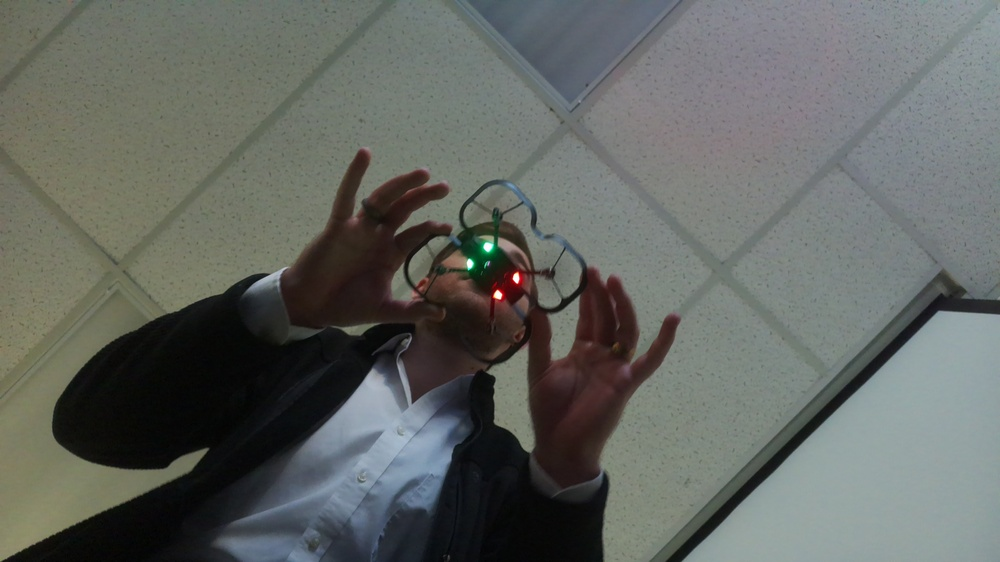
#> input picture tests/opencv_test/bottom.jpg, 1000 x 562 px, shrunk from 4608 x 2592 before the run
$ python hsvtuner.py bottom.jpg
#> lines starting #> are read from the running program, lines starting #| are printed output that depends on the picture; after the words box and inside, x2 and y2 are one past the last pixel; in counts of white or black regions, pixels touching at a corner belong together
#!/usr/bin/env python3
import cv2
import numpy as np
import sys

# Load image
if len(sys.argv) < 2:
    print("Usage: python hsv_tuner.py <image_path>")
    sys.exit(1)

image_path = sys.argv[1]
frame = cv2.imread(image_path)
#> frame is the input picture: shape (562, 1000, 3); mean B, G, R 98.4, 102.7, 99

if frame is None:
    print(f"Error: Could not load image '{image_path}'")
    sys.exit(1)

hsv = cv2.cvtColor(frame, cv2.COLOR_BGR2HSV)
#> hsv: shape (562, 1000, 3); mean H, S, V 67, 38.4, 106.2

# Create windows
cv2.namedWindow('Original')
cv2.namedWindow('Mask')
cv2.namedWindow('HSV Tuner')

# Default values (pale green/cyan)
def nothing(x):
    pass

cv2.createTrackbar('H Min', 'HSV Tuner', 40, 180, nothing)
cv2.createTrackbar('H Max', 'HSV Tuner', 90, 180, nothing)
cv2.createTrackbar('S Min', 'HSV Tuner', 30, 255, nothing)
cv2.createTrackbar('S Max', 'HSV Tuner', 150, 255, nothing)
cv2.createTrackbar('V Min', 'HSV Tuner', 100, 255, nothing)
cv2.createTrackbar('V Max', 'HSV Tuner', 255, 255, nothing)

print("HSV Color Tuner")
print(f"Loaded: {image_path}")
print("Adjust trackbars to isolate your LED color")
print("Press 'p' to print current values")
print("Press 'q' to quit")

try:
    while True:
        # Get trackbar values
        h_min = cv2.getTrackbarPos('H Min', 'HSV Tuner')
        h_max = cv2.getTrackbarPos('H Max', 'HSV Tuner')
        s_min = cv2.getTrackbarPos('S Min', 'HSV Tuner')
        s_max = cv2.getTrackbarPos('S Max', 'HSV Tuner')
        v_min = cv2.getTrackbarPos('V Min', 'HSV Tuner')
        v_max = cv2.getTrackbarPos('V Max', 'HSV Tuner')

        # Create mask
        lower = np.array([h_min, s_min, v_min])
        upper = np.array([h_max, s_max, v_max])
        mask = cv2.inRange(hsv, lower, upper)
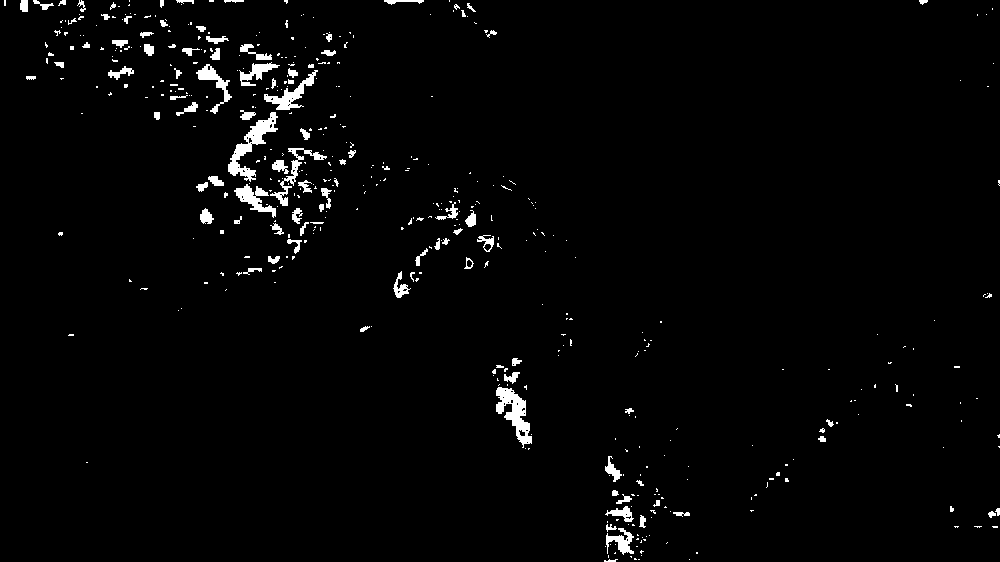
#> mask: shape (562, 1000); 2.1% white; 474 white regions (376 under 20 px), largest, box (x1, y1, x2, y2) and area: (228, 112, 278, 182) 1012, (496, 387, 532, 448) 956, (264, 70, 318, 110) 600

        # Apply mask to original
        result = cv2.bitwise_and(frame, frame, mask=mask)
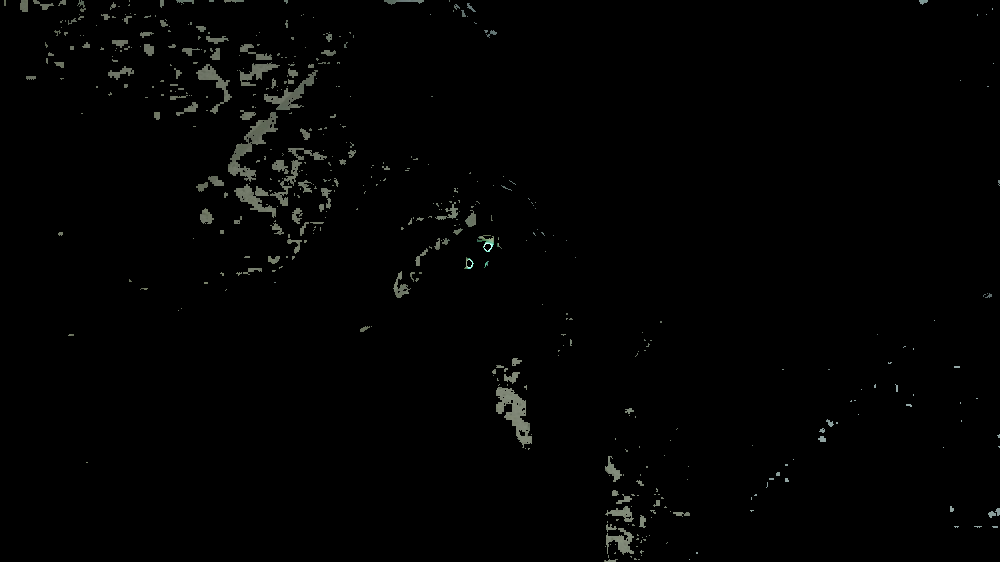
#> result: shape (562, 1000, 3); mean B, G, R 2.3, 2.6, 2.4

        # Display
        cv2.imshow('Original', frame)
        cv2.imshow('Mask', mask)

        key = cv2.waitKey(1) & 0xFF
#> (key q is pressed here)
        if key == ord('q'):
            break
        elif key == ord('p'):
            print(f"\nlower = np.array([{h_min}, {s_min}, {v_min}])")
            print(f"upper = np.array([{h_max}, {s_max}, {v_max}])")

except KeyboardInterrupt:
    print("\nInterrupted!")
finally:
    print("Cleaning up...")
    cv2.destroyAllWindows()
